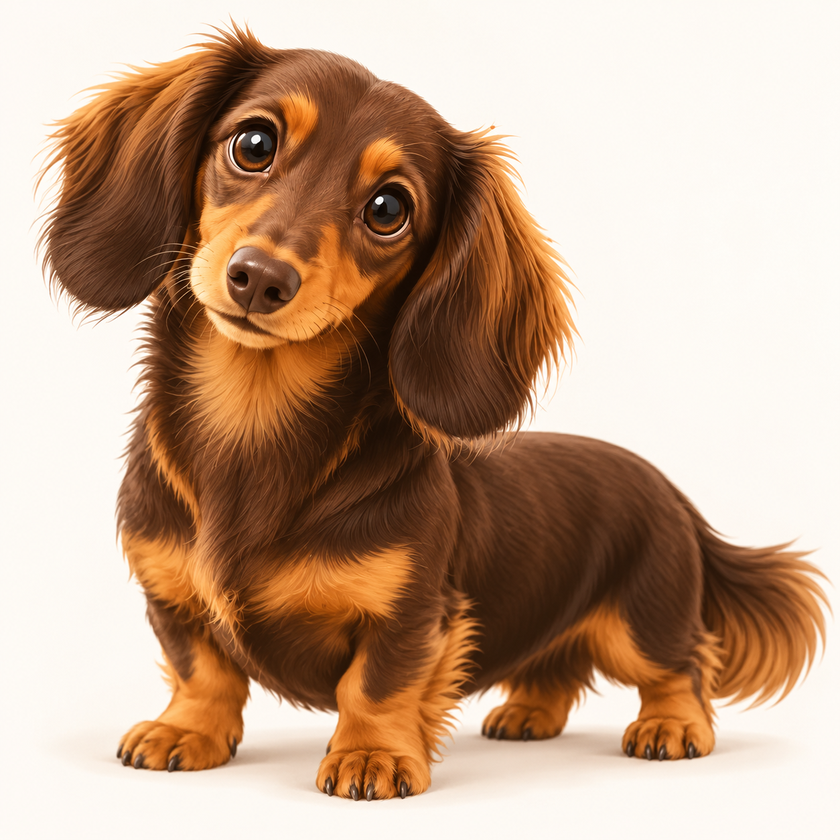
#> input picture art/lachang/source/dachshund_ref.png, 840 x 840 px, shrunk from 1254 x 1254 before the run
$ python -i matting.py   (imports and definitions only)
#> lines starting #> are read from the running program, lines starting #| are printed output that depends on the picture
"""Chroma-key matting and patch helpers shared by the asset pipeline.

All images are float32 RGB(A) arrays in 0..255, shape (H, W, C).
"""
from pathlib import Path

import cv2
import numpy as np


# [18 lines left out: functions read_rgb, read_rgba, write_rgba, not called in this run]


def estimate_key(img: np.ndarray, border: int = 6) -> np.ndarray:
    edge = np.concatenate([
        img[:border].reshape(-1, 3), img[-border:].reshape(-1, 3),
        img[:, :border].reshape(-1, 3), img[:, -border:].reshape(-1, 3),
    ])
    return np.median(edge, axis=0)


def key_alpha(img: np.ndarray, key: np.ndarray, lo: float = 0.10, hi: float = 0.80) -> np.ndarray:
    """Alpha from green dominance: G - max(R, B), normalised by the key's own dominance.

    The character palette has no green, so any green dominance is background
    showing through. lo/hi set the soft-matte ramp on the normalised dominance.
    """
    dom = img[..., 1] - np.maximum(img[..., 0], img[..., 2])
    key_dom = key[1] - max(key[0], key[2])
    t = np.clip(dom / key_dom, 0.0, 1.0)
    a = 1.0 - np.clip((t - lo) / (hi - lo), 0.0, 1.0)
    # drop isolated specks of near-zero alpha noise
    a[a < 0.02] = 0.0
    return a


def unmix(img: np.ndarray, alpha: np.ndarray, bg: np.ndarray) -> np.ndarray:
    """Recover foreground colour from I = a*F + (1-a)*bg."""
    a = alpha[..., None]
    fg = (img - (1.0 - a) * bg) / np.maximum(a, 1e-3)
    return np.clip(fg, 0, 255)


def despill(rgb: np.ndarray) -> np.ndarray:
    """Clamp green to the larger of red/blue so no green cast survives at edges."""
    out = rgb.copy()
    out[..., 1] = np.minimum(out[..., 1], np.maximum(out[..., 0], out[..., 2]))
    return out


def local_fg(rgb: np.ndarray, core: np.ndarray, sigmas=(1.5, 3.0, 6.0, 12.0)) -> np.ndarray:
    """Estimate the foreground colour near edges from nearby fully-opaque pixels.

    Normalised convolution at increasing radii; each pixel takes the smallest
    radius that has enough opaque support.
    """
    core = core.astype(np.float32)
    out = np.zeros_like(rgb)
    done = np.zeros(core.shape, bool)
    for s in sigmas:
        w = cv2.GaussianBlur(core, (0, 0), s)
        c = cv2.GaussianBlur(rgb * core[..., None], (0, 0), s)
        ok = (w > 0.05) & ~done
        out[ok] = c[ok] / w[ok, None]
        done |= ok
    out[~done] = rgb[~done]
    return out


def _hue_sat(img: np.ndarray):
    hsv = cv2.cvtColor(np.clip(img, 0, 255).astype(np.uint8), cv2.COLOR_RGB2HSV)
    return hsv[..., 0].astype(np.float32) * 2.0, hsv[..., 1].astype(np.float32) / 255.0


def green_cast(img: np.ndarray) -> np.ndarray:
    """Pixels whose hue is yellow-green..cyan: absent from the character palette
    (orange, cream, brown, gold, black), so they can only be key colour mixed into an edge."""
    hue, sat = _hue_sat(img)
    return (hue >= 50) & (hue <= 170) & (sat > 0.25)


def strong_key(img: np.ndarray) -> np.ndarray:
    """Clearly green pixels at any brightness. The renders shade the key colour inside
    tight gaps between hair strands, where green dominance alone reads as foreground."""
    hue, sat = _hue_sat(img)
    return (hue >= 65) & (hue <= 165) & (sat > 0.45) & (img[..., 1] > img[..., 0] + 8)


def refine_alpha(img: np.ndarray, alpha: np.ndarray):
    """Re-solve edge alpha by projecting each pixel onto the line local bg -> local fg.

    A plain green-dominance key overestimates alpha where the foreground is itself
    strongly non-green (orange hair), which leaves an olive fringe after despill.
    Returns (alpha, local background colour) so the caller can unmix against it.
    """
    alpha = np.where(strong_key(img), 0.0, alpha)
    bgm = alpha <= 0.0
    near_bg = cv2.dilate((alpha < 0.5).astype(np.uint8),
                         cv2.getStructuringElement(cv2.MORPH_ELLIPSE, (9, 9))) > 0
    band = ((alpha > 0.0) & (alpha < 0.97)) | (green_cast(img) & near_bg & (alpha > 0.0))
    core = (alpha >= 0.97) & ~band
    fg = local_fg(img, core)
    bg = local_fg(img, bgm)
    d = fg - bg
    a = ((img - bg) * d).sum(axis=2) / np.maximum((d * d).sum(axis=2), 1.0)
    a = np.clip(a, 0.0, 1.0)
    out = alpha.copy()
    out[band] = a[band]
    out[out < 0.03] = 0.0
    return out, bg


def keyed_rgba(img: np.ndarray, key=None) -> np.ndarray:
    """Cut a character out of a chroma-green render."""
    key = estimate_key(img) if key is None else key
    a = keep_main_components(key_alpha(img, key))
    a, bg = refine_alpha(img, a)
    fg = despill(unmix(img, a, bg))
    return np.dstack([fg, a * 255.0])


# [16 lines left out: function tri_alpha, not called in this run]


def keep_main_components(alpha: np.ndarray, min_frac: float = 0.002) -> np.ndarray:
    """Zero out small disconnected blobs (stray key noise, leftover decorations)."""
    solid = (alpha > 0.05).astype(np.uint8)
    n, lab, stats, _ = cv2.connectedComponentsWithStats(solid, connectivity=8)
    if n <= 1:
        return alpha
    areas = stats[1:, cv2.CC_STAT_AREA]
    keep_ids = 1 + np.where(areas >= max(areas.max() * min_frac, 30))[0]
    keep = np.isin(lab, keep_ids)
    # let soft edge pixels next to kept blobs survive
    keep = cv2.dilate(keep.astype(np.uint8), np.ones((5, 5), np.uint8)) > 0
    return np.where(keep, alpha, 0.0)


# [37 lines left out: functions soft_region, change_mask, premul_lerp, not called in this run]


def bbox(alpha: np.ndarray, thr: float = 1.0):
    ys, xs = np.where(alpha > thr)
    return int(xs.min()), int(ys.min()), int(xs.max()) + 1, int(ys.max()) + 1

>>> import cv2
>>> picture = cv2.imread('../art/lachang/source/dachshund_ref.png')
#> picture is the input picture: shape (840, 840, 3); mean B, G, R 139.6, 162.1, 191.8
>>> result = keyed_rgba(picture)
#> in keyed_rgba, `key = estimate_key(img) if key is None else key`: key = [245, 250, 254]
#> in key_alpha, `dom = img[..., 1] - np.maximum(img[..., 0], img[..., 2])`:
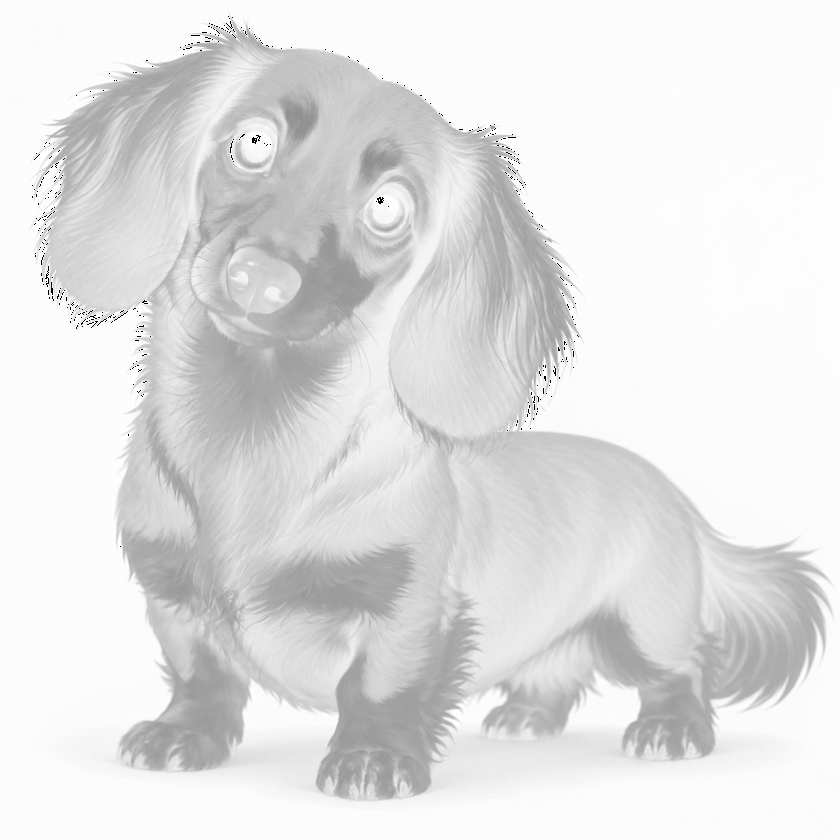
#> dom: shape (840, 840); min 0, max 255, mean 225.9
#> in key_alpha, `key_dom = key[1] - max(key[0], key[2])`: key_dom = -4
#> in key_alpha, `t = np.clip(dom / key_dom, 0.0, 1.0)`: t: shape (840, 840) float64; every value is 0
#> in key_alpha, `a = 1.0 - np.clip((t - lo) / (hi - lo), 0.0, 1.0)`: a: shape (840, 840) float64; every value is 1
#> in keep_main_components, `solid = (alpha > 0.05).astype(np.uint8)`: solid: shape (840, 840); every value is 1
#> in keep_main_components, `n, lab, stats, _ = cv2.connectedComponentsWithStats(solid, connectivit..`: lab: shape (840, 840) int32; every value is 1
#> in keep_main_components, `n, lab, stats, _ = cv2.connectedComponentsWithStats(solid, connectivit..`: n = 2; stats = [[-1, 2147483647, 0, 0, 0], [0, 0, 840, 840, 705600]]
#> in keep_main_components, `areas = stats[1:, cv2.CC_STAT_AREA]`: areas = [705600]
#> in keep_main_components, `keep_ids = 1 + np.where(areas >= max(areas.max() * min_frac, 30))[0]`: keep_ids = [1]
#> in _hue_sat, `hsv = cv2.cvtColor(np.clip(img, 0, 255).astype(np.uint8), cv2.COLOR_RG..`: hsv: shape (840, 840, 3); mean H, S, V 105.3, 98.5, 191.8
#> in strong_key, `hue, sat = _hue_sat(img)`:
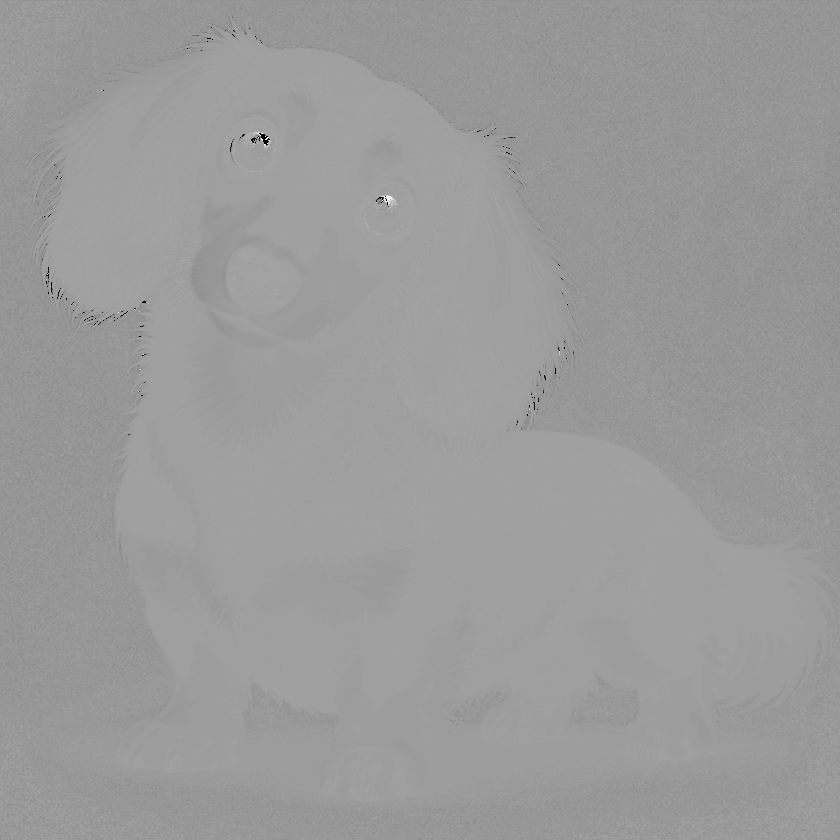
#> hue: shape (840, 840) float32; min 0, max 346, mean 210.5; drawn with min black and max white
#> in strong_key, `hue, sat = _hue_sat(img)`:
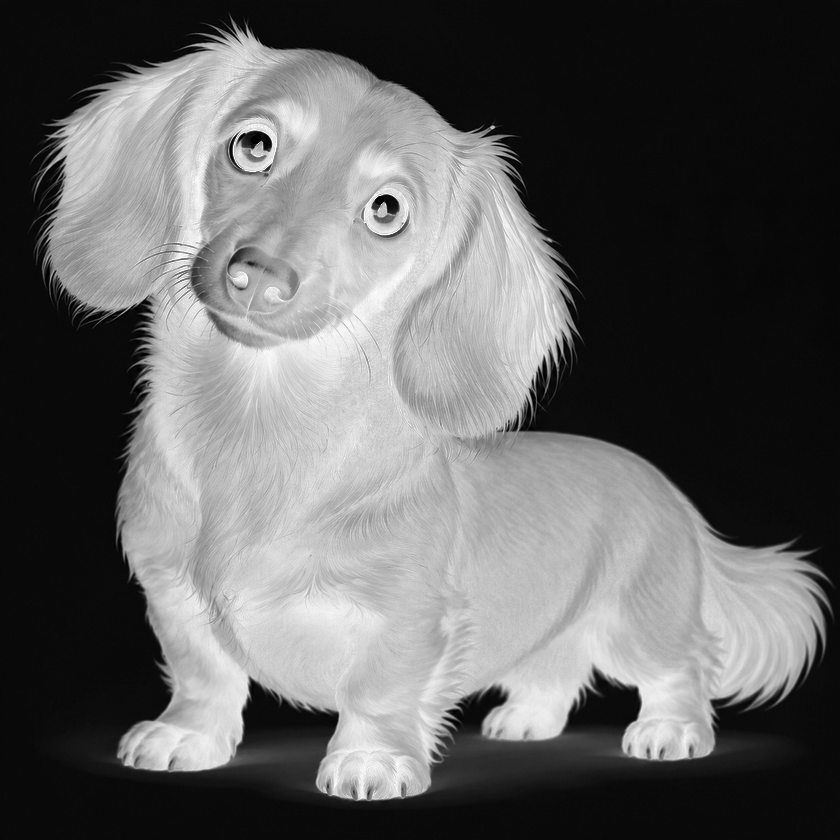
#> sat: shape (840, 840) float32; min 0, max 1, mean 0.386
#> in strong_key, `return (hue >= 65) & (hue <= 165) & (sat > 0.45) & (img[..., 1] > img[..`: returned value: shape (840, 840) bool; every value is 0
#> in local_fg, `core = core.astype(np.float32)`: core: shape (840, 840) float32; every value is 1
#> the loop in local_fg, `for s in sigmas:` made 4 passes
#> pass 2, in local_fg, `c = cv2.GaussianBlur(rgb * core[..., None], (0, 0), s)`:
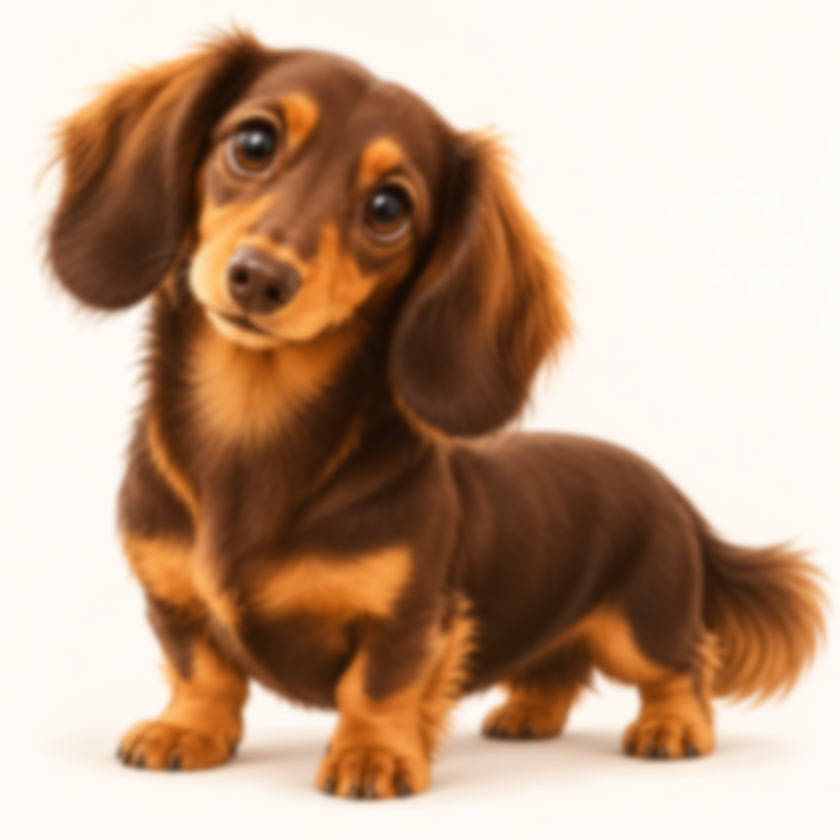
#> c: shape (840, 840, 3) float32; mean B, G, R 139.6, 162, 192.1
#> pass 3, in local_fg, `c = cv2.GaussianBlur(rgb * core[..., None], (0, 0), s)`:
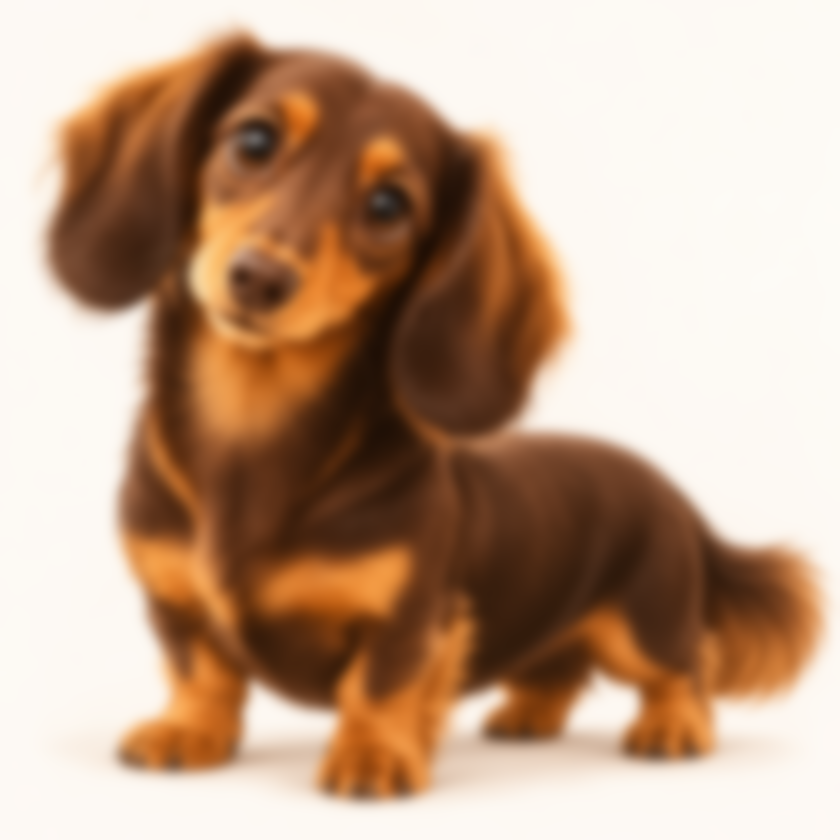
#> c: shape (840, 840, 3) float32; mean B, G, R 139.7, 162, 192.1
#> in local_fg (call 2), `core = core.astype(np.float32)`: core: shape (840, 840) float32; every value is 0
#> after the loop in local_fg (call 2), `for s in sigmas:`: out: shape (840, 840, 3); every value is 0
#> in refine_alpha, `d = fg - bg`:
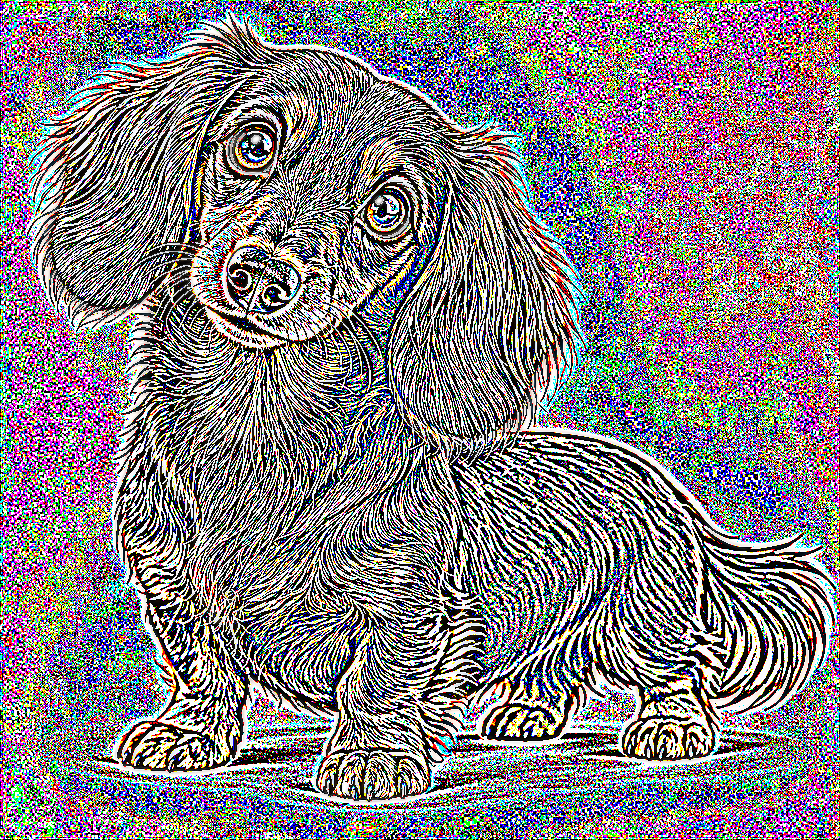
#> d: shape (840, 840, 3); mean B, G, R 128.6, 124.5, 132.2
